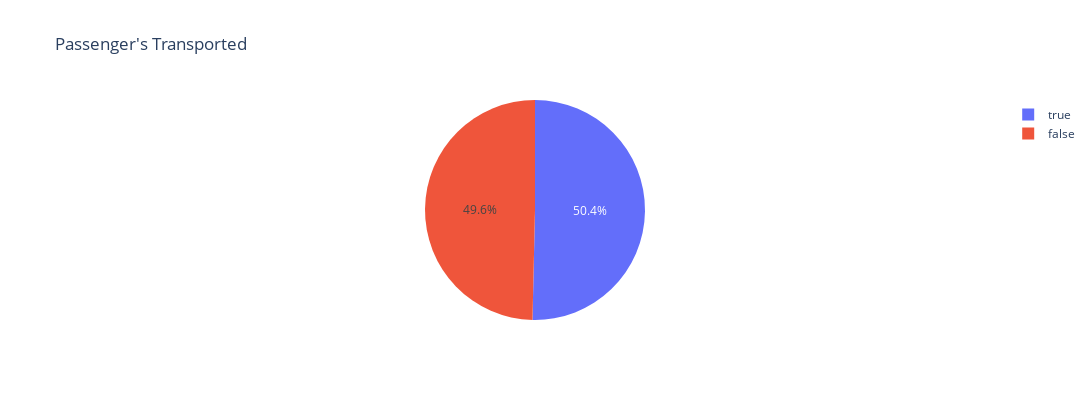

Here is the notebook cell this chart was saved with:
### Code cell
pie_Transp = px.pie(df_viz, names='Transported', title="Passenger's Transported")
pie_Transp.update_layout(
    width=1100,  # Set the width to your desired value
    height=400,  # Set the height to your desired value
)

# Show the plot
pie_Transp.show()

### Figure 1 — Plotly figure (JSON) as saved in the notebook; plotly's stock layout.template omitted (floating-point values rounded to 4 significant figures; data arrays with more than 128 entries replaced by an {"elided": "..."} marker saying what was removed)
{"data": [{"domain": {"x": [0, 1], "y": [0, 1]}, "hovertemplate": "Transported=%{label}<extra></extra>", "labels": {"elided": "8693 bool values"}, "legendgroup": "", "name": "", "showlegend": true, "type": "pie"}], "layout": {"height": 400, "legend": {"tracegroupgap": 0}, "title": {"text": "Passenger's Transported"}, "width": 1100}}
